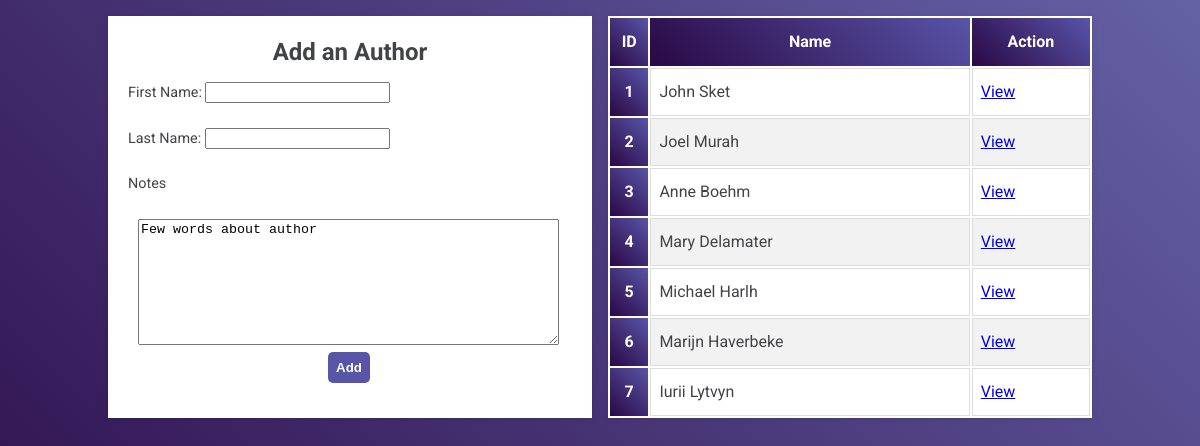
/addAuthor, run on the app's committed database.
### booksAuthorsApp/models.py (models this page shows)
class Author(models.Model):
    first_name = models.CharField(max_length=255)
    last_name = models.CharField(max_length=255)
    notes = models.TextField()
    created_at = models.DateTimeField(auto_now_add=True)
    updated_at = models.DateTimeField(auto_now=True)

### booksAuthorsApp/views.py (the view)
# urls.py: path('addAuthor', views.addAuthor),
def addAuthor(request):
    context = {
        'authors' : Author.objects.all()
    }
    return render(request, 'add_author.html', context)

### booksAuthorsApp/templates/add_author.html (shortened to what this page needs)
<!DOCTYPE html>
<html lang="en">
<head>
    {% load static %}
    <link rel="stylesheet" href="{% static 'css/style.css' %}">
</head>
<body>
    <div class="flex">
        <div class="col">
            <h2>Add an Author</h2>
            <form action="/submitAuthor" method="POST">
                <p>First Name: <input type="text" name="first_name"></p>
                <p>Last Name: <input type="text" name="last_name"></p>
                <p>Notes</p>
                <textarea id="textarea" name="notes" rows="8" cols="50">Few words about author</textarea>
                <p><button id="add-btn" type="Submit">Add</button></p>
            </form>
        </div>
        <div class="col">
            <table>
                <thead>
                    <th scope="col">ID</th>
                    <th scope="col">Name</th>
                    <th scope="col">Action</th>
                </thead>
                <tbody>
                    {% for author in authors %}
                    <tr>
                        <th scope="col">{{ author.id }}</td>
                        <td>{{ author.first_name }} {{ author.last_name }}</td>
                        <td><a href="/author/{{author.id}}">View</a></td>
                    </tr>
                    {% endfor %}
                </tbody>
            </table>
        </div>
    </div>
</body>
</html>

### booksAuthorsApp/static/css/style.css (style rules this page uses)
*::before, *::after { box-sizing: border-box; }
html { height: 100vh; background: linear-gradient(225deg, #6461a5, #2a0845); }
body { margin: 0; padding: 0; font-size: 1em; line-height: 1.5; font-family: "Roboto", sans-serif; }
.col { color: #424346; background: #fff; box-shadow: 0 1px 6px rgba(0, 0, 0, 0.1); }
.col h2, .col p { margin: 0; padding: 0 1.25rem; }
.col h2 { margin: 0.75em 0 0.5em; text-align: center; }
.col p { margin-bottom: 1.5rem; text-align: left; font-size: 0.9em; }
.flex { display: flex; flex-direction: row; justify-content: center; width: 1000px; max-width: 100%; margin: auto; }
.flex .col { display: flex; flex-direction: column; flex: 1 1 300px; margin: 1em 0.5em; }
th { padding-top: 12px; padding-bottom: 12px; text-align: center; background: linear-gradient(225deg, #5854a7, #2a0845); color: white; }
td { border: 1px solid #ddd; padding: 8px; }
tr:nth-child(even) { background-color: #f2f2f2; }
#textarea { margin-left: 30px; }
#add-btn, #add-btn-diff, #back-btn, .index a { cursor: pointer; border: 0; background: #5854a7; color: white; border-radius: 5px; padding: .5rem .5rem; font-weight: bold; text-decoration: none; }
#add-btn { margin-left: 200px; }

### data on the page
Author: id "1", first_name "John", last_name "Sket"
Author: id "2", first_name "Joel", last_name "Murah"
Author: id "3", first_name "Anne", last_name "Boehm"
Author: id "4", first_name "Mary", last_name "Delamater"
Author: id "5", first_name "Michael", last_name "Harlh"
Author: id "6", first_name "Marijn", last_name "Haverbeke"
Author: id "7", first_name "Iurii", last_name "Lytvyn"
